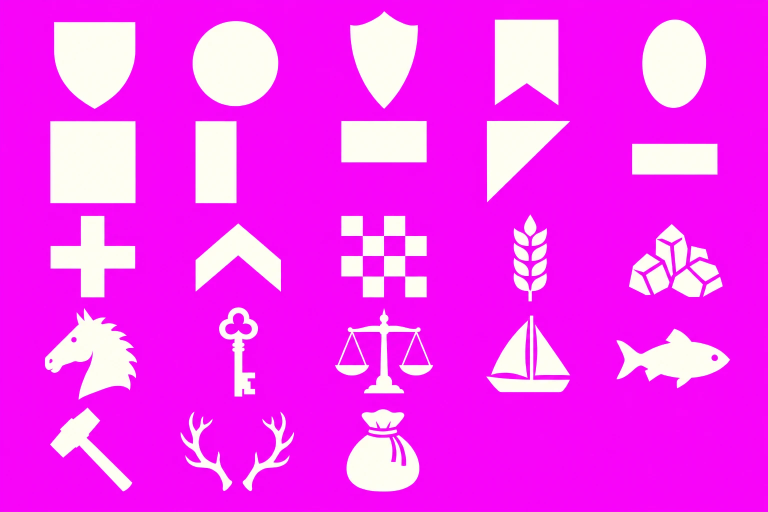
#> input picture assets-src/emblem/emblem-masks.png, 1536 x 1024 px (shown at 1/2 size)
$ python cut_emblem.py
#> lines starting #> are read from the running program, lines starting #| are printed output that depends on the picture
"""문장 그림 (0.2.1): assets-src/emblem/emblem-masks.png(분홍 바탕에 크림색 실루엣)를 잘라 assets/emblem/에 넣는다.

    python scripts/ui/cut_emblem.py        (numpy, pillow, scipy)

그림판은 5칸 × 5줄: 방패 모양 5, 나눔 무늬 8, 가운데 상징 10 (기획 목업 docs/reference/founding-emblem-mockup-0.2.1.png).
- shield_<id>.png: 정사각 캔버스 가운데에, 문장 viewBox(100 × 110)의 방패 자리에 맞게 (높이 가득, 너비는 100/110 안).
- sym_<id>.png: 정사각 캔버스 가운데에.
화면(src/ui/emblem.ts)은 둘 다 모양(알파)으로만 쓴다: 방패는 바탕 색·나눔 무늬를 자르고 테두리를 두르고, 상징은 상징 색으로 칠한다.
나눔 무늬는 그림판에도 있지만 화면이 도형으로 그린다(같은 모양, 더 선명하다).
"""
import os
import sys

import numpy as np
from PIL import Image
from scipy import ndimage as nd

ROOT = os.path.abspath(os.path.join(os.path.dirname(__file__), '..', '..'))
SRC = os.path.join(ROOT, 'assets-src', 'emblem', 'emblem-masks.png')
OUT = os.path.join(ROOT, 'assets', 'emblem')
SIZE = 256

# 칸 차례 (줄마다 왼쪽부터). None은 나눔 무늬 칸 (쓰지 않는다)
GRID = [
    ['shield_heater', 'shield_round', 'shield_kite', 'shield_banner', 'shield_oval'],
    [None, None, None, None, None],
    [None, None, None, 'sym_wheat', 'sym_salt'],
    ['sym_horse', 'sym_key', 'sym_scales', 'sym_ship', 'sym_fish'],
    ['sym_hammer', 'sym_antler', 'sym_purse', None, None],
]


def main() -> None:
    src = np.asarray(Image.open(SRC).convert('RGB')).astype(float)
    # 분홍(255, 0, 255)에서 먼 곳이 그림. 크림색 하나뿐이라 거리로 알파만 만든다
    d = np.sqrt(((src - np.array([255.0, 0.0, 255.0])) ** 2).sum(-1))
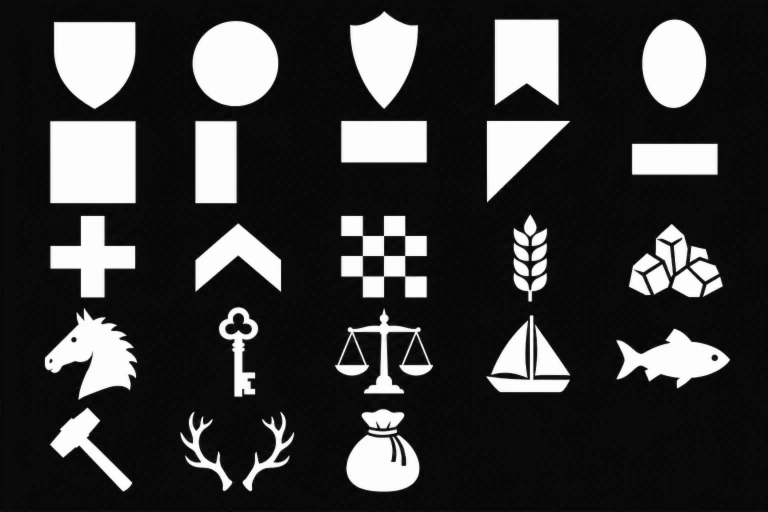
#> d: shape (1024, 1536) float64 (shown at 1/2 size); min 1.41, max 256.1, mean 60.2; drawn with min black and max white
    alpha = np.clip((d - 80) / 120, 0, 1)
    h, w = alpha.shape
#> h = 1024; w = 1536
    rows, cols = len(GRID), len(GRID[0])
    lab, n = nd.label(alpha > 0.5)
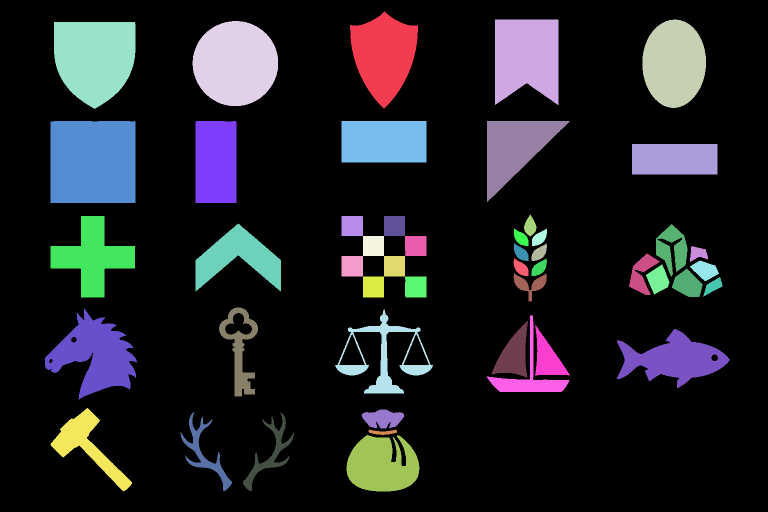
#> lab: shape (1024, 1536) int32 (shown at 1/2 size); 49 distinct labels, from 0 to 48; one colour per label, 0 black
#> n = 48
    cells: dict[tuple[int, int], list] = {}
    for k, sl in enumerate(nd.find_objects(lab), 1):
        if (lab[sl] == k).sum() < 30:
            continue
        cy = (sl[0].start + sl[0].stop) / 2
        cx = (sl[1].start + sl[1].stop) / 2
        cells.setdefault((int(cy / h * rows), int(cx / w * cols)), []).append(sl)
#> this loop made 48 passes
#> (cy, cx) on passes 1 to 12: (120, 768), (124.5, 1053.5), (127.5, 1348.5), (127, 470.5), (131, 189.5), (324, 186), (324, 432), (283.5, 768), (323, 1057), (318.5, 1349.5), (451, 1060.5), (513.5, 185.5)
#> after the loop, cells = 23 items
    os.makedirs(OUT, exist_ok=True)
    for r, row in enumerate(GRID):
        for c, name in enumerate(row):
            if not name:
                continue
            parts = cells.get((r, c))
            if not parts:
                sys.exit(f'{name}: 칸 ({r}, {c})에 그림이 없다')
            y0 = min(s[0].start for s in parts)
            y1 = max(s[0].stop for s in parts)
            x0 = min(s[1].start for s in parts)
            x1 = max(s[1].stop for s in parts)
            a = Image.fromarray((alpha[y0:y1, x0:x1] * 255).astype('uint8'), 'L')
            bw, bh = a.size
            if name.startswith('shield_'):
                # viewBox 100 × 110 자리: 높이 가득, 너비는 100/110 안
                s = min(SIZE / bh, SIZE * 100 / 110 / bw)
            else:
                s = SIZE * 0.96 / max(bw, bh)
            a = a.resize((max(1, round(bw * s)), max(1, round(bh * s))), Image.LANCZOS)
            canvas = Image.new('L', (SIZE, SIZE), 0)
            canvas.paste(a, ((SIZE - a.width) // 2, (SIZE - a.height) // 2))
            # 색은 화면이 칠한다: 흰색에 알파만
            img = Image.merge('RGBA', [Image.new('L', (SIZE, SIZE), 255)] * 3 + [canvas])
            img.save(os.path.join(OUT, f'{name}.png'), optimize=True)
            print(f'{name}.png ({len(parts)}조각)')
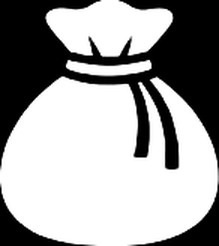
#> a: PIL image 219x246 L; min 0, max 255, mean 160.6
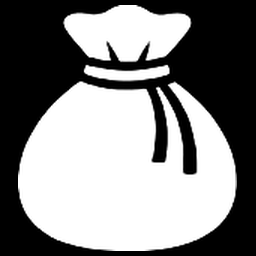
#> canvas: PIL image 256x256 L; min 0, max 255, mean 132


if __name__ == '__main__':
    main()
